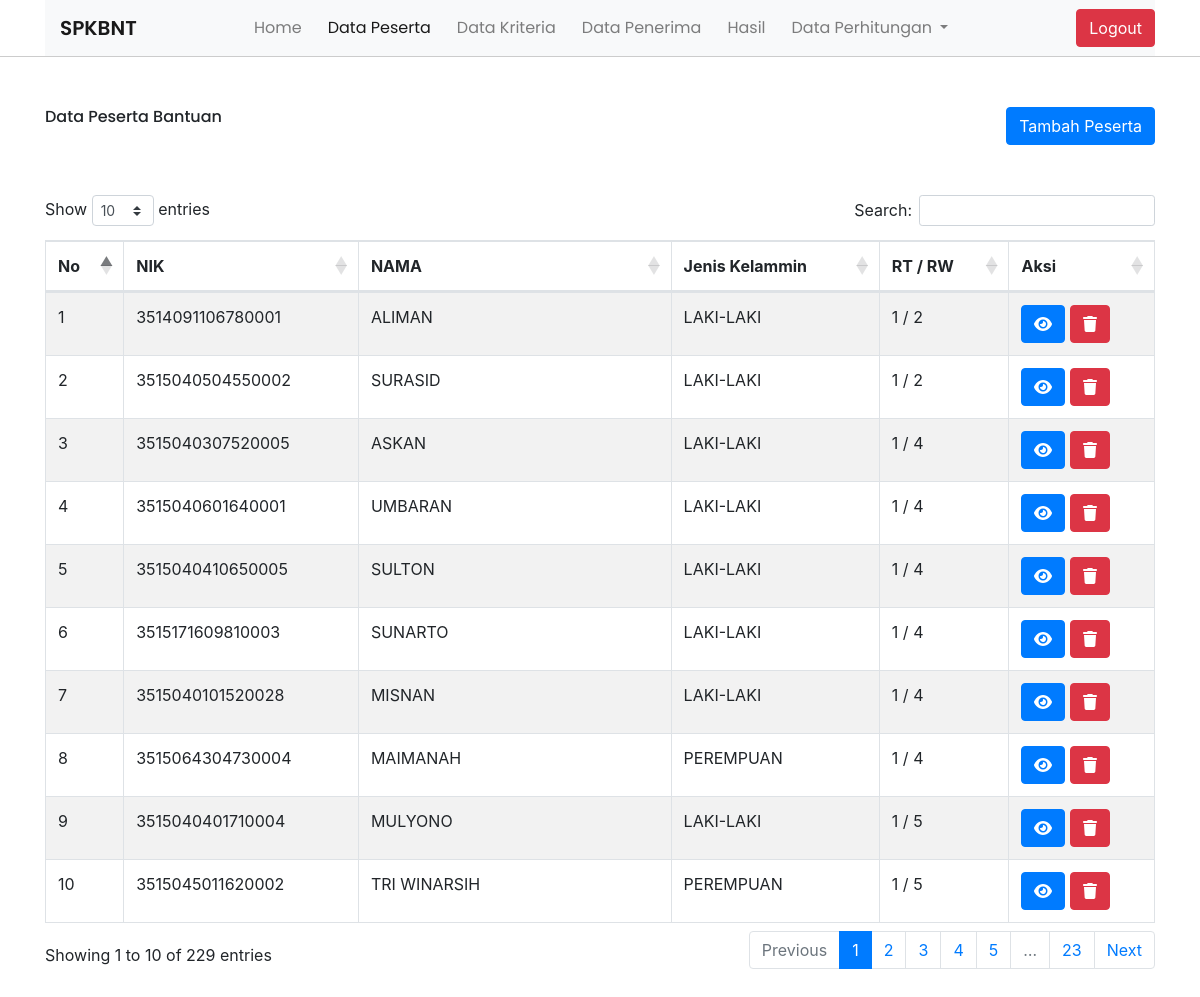
The app's page /peserta.php (signed in), older data.
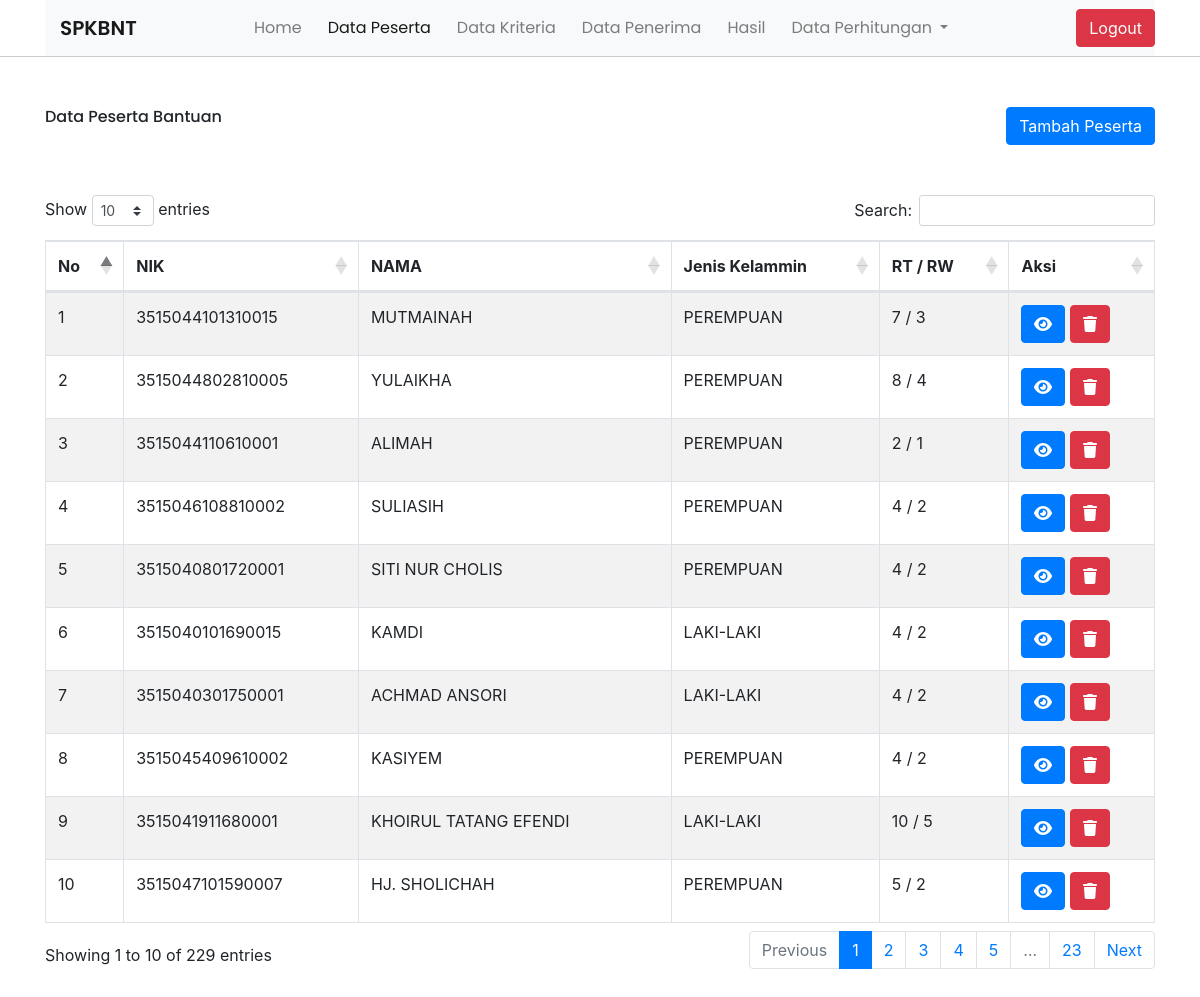
The same page, newer data.
### tables this page shows
CREATE TABLE `peserta` (
  `id_peserta` int(11) NOT NULL,
  `nik` varchar(113) NOT NULL,
  `nama` varchar(123) NOT NULL,
  `jenis_kelamin` varchar(110) NOT NULL,
  `tanggal_lahir` date NOT NULL,
  `alamat` varchar(113) NOT NULL,
  `rt` varchar(10) NOT NULL,
  `rw` int(10) NOT NULL
);

### functions.php (called while the page is built, shortened)
<?php $conn = mysqli_connect('localhost', 'root', '', 'spkbnt');
function query($query)
{
    global $conn;
    $result = mysqli_query($conn, $query);
    $rows = [];
    while ($row = mysqli_fetch_assoc($result)) {
        $rows[] = $row;
    }
    return $rows;
}
?>

### peserta.php (the view, shortened to what this page needs)
<?php
require './functions.php';
?>
<!DOCTYPE html>
<html lang="en">
<head>
    <link rel="stylesheet" href="style/scss/bootstrap.css" />
    <link rel="stylesheet" href="https://cdnjs.cloudflare.com/ajax/libs/twitter-bootstrap/4.5.2/css/bootstrap.css" />
    <link rel="stylesheet" href="https://cdn.datatables.net/1.13.1/css/dataTables.bootstrap4.min.css" />
    <link rel="stylesheet" href="https://cdn.datatables.net/buttons/2.3.2/css/buttons.bootstrap4.min.css" />
    <link rel="stylesheet" href="https://cdnjs.cloudflare.com/ajax/libs/font-awesome/6.1.1/css/all.min.css"
 />
</head>
<body>
    <section class="header">
        <div class="container">
            <nav class="navbar navbar-expand-lg navbar-light bg-light"
                style="margin: 0; padding-right: 0; padding-left: 0">
                <a class="navbar-brand brand col-2" href="index.php">SPKBNT</a>
                <div class="collapse navbar-collapse" id="navbarNav">
                    <ul class="navbar-nav">
                        <li class="nav-item">
                            <a class="nav-link font-navbar" href="index.php">Home</a>
                        </li>
                        <li class="nav-item active">
                            <a class="nav-link font-navbar" href="peserta.php">Data Peserta</a>
                        </li>
                        <li class="nav-item">
                            <a class="nav-link font-navbar" href="kriteria.php">Data Kriteria</a>
                        </li>
                        <li class="nav-item">
                            <a class="nav-link font-navbar" href="penerima.php">Data Penerima</a>
                        </li>
                        <li class="nav-item">
                            <a class="nav-link font-navbar" href="hasil.php">Hasil</a>
                        </li>
                        <li class="nav-item dropdown">
                            <a class="nav-link dropdown-toggle font-navbar" href="#" id="navbarDropdown" role="button"
                                data-toggle="dropdown" aria-haspopup="true" aria-expanded="false">
                                Data Perhitungan
                            </a>
                        </li>
                    </ul>
                </div>
                <form action="" class="form">
                    <button class="btn btn-danger">Logout</button>
                </form>
            </nav>
        </div>
    </section>
    <section class="content">
        <div class="container">
            <div style="display: flex; justify-content: space-between">
                <h1 class="h1-brand">Data Peserta Bantuan</h1>
                <button class="btn btn-primary" data-toggle="modal" data-target="#modalPeserta">
                    Tambah Peserta
                </button>
            </div>
            <div class="tabel">
                <table id="example" class="table table-striped table-bordered" style="width: 100%">
                    <thead class="table-data">
                        <tr>
                            <th>No</th>
                            <th>NIK</th>
                            <th>NAMA</th>
                            <th>Jenis Kelammin</th>
                            <th>RT / RW</th>
                            <th>Aksi</th>
                        </tr>
                    </thead>
                    <tbody>
                        <?php
                        $dataPeserta = query("SELECT * FROM peserta");
                        $index = 1;
                        foreach($dataPeserta as $dataPeserta):
                        ?>
                        <tr>
                            <td><?= $index++ ?></td>
                            <td><?= $dataPeserta["nik"]?></td>
                            <td><?= $dataPeserta["nama"]?></td>
                            <td><?= $dataPeserta["jenis_kelamin"]?></td>
                            <td><?= $dataPeserta["rt"]?> / <?=$dataPeserta["rw"]?></td>
                            <td>
                                <button class="btn btn-primary btn-edit-peserta" data-id=<?=$dataPeserta["nik"]?>><i
                                        class="fas fa-eye"></i></button>
                                <button class="btn btn-danger btn-delete-peserta" data-id=<?=$dataPeserta["nik"]?>><i
                                        class="fas fa-trash"></i></button>
                            </td>
                        </tr>
                        <?php endforeach; ?>
                    </tbody>
                </table>
            </div>
        </div>
    </section>
</body>
</html>

Row changes from the older to the newer data that the page shows:
changed peserta: nik "3514091106780001" → "3515044101310015"; nama "ALIMAN" → "MUTMAINAH"; jenis_kelamin "LAKI-LAKI" → "PEREMPUAN"; rt "1" → "7"; rw "2" → "3"
changed peserta: nik "3515040504550002" → "3515044802810005"; nama "SURASID" → "YULAIKHA"; jenis_kelamin "LAKI-LAKI" → "PEREMPUAN"; rt "1" → "8"; rw "2" → "4"
changed peserta: nik "3515040307520005" → "3515044110610001"; nama "ASKAN" → "ALIMAH"; jenis_kelamin "LAKI-LAKI" → "PEREMPUAN"; rt "1" → "2"; rw "4" → "1"
changed peserta: nik "3515040601640001" → "3515046108810002"; nama "UMBARAN" → "SULIASIH"; jenis_kelamin "LAKI-LAKI" → "PEREMPUAN"; rt "1" → "4"; rw "4" → "2"
changed peserta: nik "3515040410650005" → "3515040801720001"; nama "SULTON" → "SITI NUR CHOLIS"; jenis_kelamin "LAKI-LAKI" → "PEREMPUAN"; rt "1" → "4"; rw "4" → "2"
changed peserta: nik "3515171609810003" → "3515040101690015"; nama "SUNARTO" → "KAMDI"; rt "1" → "4"; rw "4" → "2"
changed peserta: nik "3515040101520028" → "3515040301750001"; nama "MISNAN" → "ACHMAD ANSORI"; rt "1" → "4"; rw "4" → "2"
changed peserta: nik "3515064304730004" → "3515045409610002"; nama "MAIMANAH" → "KASIYEM"; rt "1" → "4"; rw "4" → "2"
changed peserta: nik "3515040401710004" → "3515041911680001"; nama "MULYONO" → "KHOIRUL TATANG EFENDI"; rt "1" → "10"
changed peserta: nik "3515045011620002" → "3515047101590007"; nama "TRI WINARSIH" → "HJ. SHOLICHAH"; rt "1" → "5"; rw "5" → "2"
